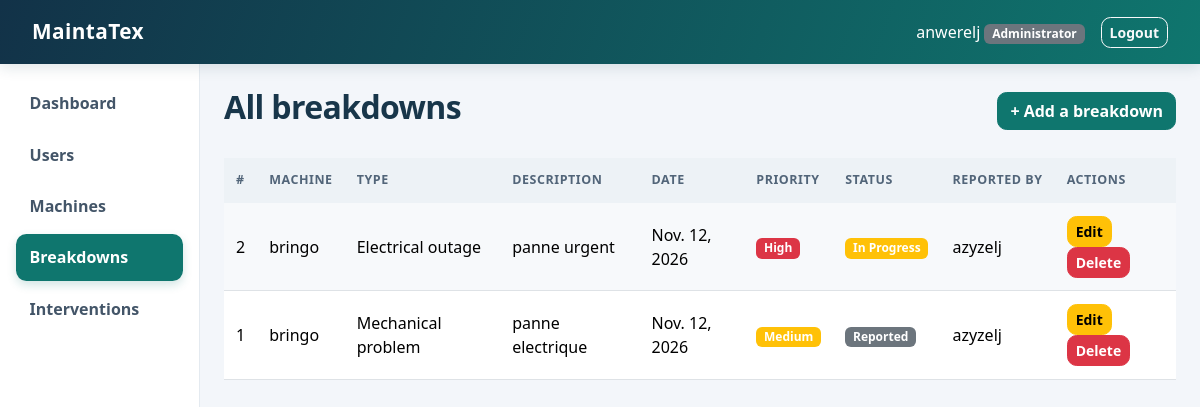
The page /breakdowns/ (signed in) on the database its author committed.
### core/models.py (models this page shows, shortened)
class Breakdown(models.Model):
    CATEGORY_CHOICES = [
        ('electrical', 'Electrical outage'),
        ('mechanical', 'Mechanical problem'),
        ('other', 'Other'),
    ]
    PRIORITY_CHOICES = [
        ('low', 'Low'),
        ('medium', 'Medium'),
        ('high', 'High'),
    ]
    STATUS_CHOICES = [
        ('reported', 'Reported'),
        ('in_progress', 'In Progress'),
        ('resolved', 'Resolved'),
    ]
    machine = models.ForeignKey(Machine, on_delete=models.CASCADE, related_name='breakdowns')
    category = models.CharField(
        'Breakdown type', max_length=20, choices=CATEGORY_CHOICES, default='other')
    description = models.TextField()
    breakdown_date = models.DateField('Breakdown date', default=date.today)
    priority = models.CharField(max_length=10, choices=PRIORITY_CHOICES, default='medium')
    status = models.CharField(max_length=20, choices=STATUS_CHOICES, default='reported')
    reported_by = models.ForeignKey(User, on_delete=models.SET_NULL, null=True,
                                    related_name='reported_breakdowns')
    class Meta:
        ordering = ['-breakdown_date', '-id']
    @property
    def priority_badge(self):
        colors = {'low': 'success', 'medium': 'warning', 'high': 'danger'}
        return colors[self.priority]
    @property
    def badge_class(self):
        colors = {'reported': 'secondary', 'in_progress': 'warning', 'resolved': 'success'}
        return colors[self.status]

class Machine(models.Model):
    STATUS_CHOICES = [
        ('operational', 'Operational'),
        ('broken', 'Broken'),
        ('under_maintenance', 'Under Maintenance'),
    ]
    name = models.CharField(max_length=100)
    code = models.CharField('Machine code', max_length=30, unique=True)
    machine_type = models.CharField('Machine type', max_length=100)
    location = models.CharField(max_length=100)
    status = models.CharField(max_length=20, choices=STATUS_CHOICES, default='operational')
    class Meta:
        ordering = ['name']

### core/views.py (the view)
# urls.py: path('breakdowns/', views.breakdown_list, name='breakdown_list'),
@role_required('administrator', 'production_manager', 'maintenance_manager')
def breakdown_list(request):
    role = get_user_role(request.user)
    breakdowns = Breakdown.objects.select_related('machine', 'reported_by')
    if role == 'production_manager':
        breakdowns = breakdowns.filter(reported_by=request.user)
    return render(request, f'{role}/breakdown_list.html', {'breakdowns': breakdowns})

### core/models.py (called while the page is built)
def get_user_role(user):
    if not user.is_authenticated:
        return None
    if user.is_superuser:
        return 'administrator'
    profile = getattr(user, 'profile', None)
    if profile is None:
        return None
    return profile.role

### core/views.py (called while the page is built)
def role_required(*allowed_roles):
    def decorator(view_function):
        @login_required
        @wraps(view_function)
        def wrapper(request, *args, **kwargs):
            if get_user_role(request.user) in allowed_roles:
                return view_function(request, *args, **kwargs)
            messages.error(request, 'You are not allowed to access this page.')
            return redirect('dashboard')
        return wrapper
    return decorator

### core/templates/administrator/breakdown_list.html (shortened to what this page needs)
{% extends 'common/base.html' %}
{% block content %}
<div class="d-flex justify-content-between align-items-center mb-4">
  <h2>All breakdowns</h2>
  <a href="{% url 'breakdown_add' %}" class="btn btn-primary">+ Add a breakdown</a>
</div>
<table class="table table-striped">
  <thead><tr><th>#</th><th>Machine</th><th>Type</th><th>Description</th><th>Date</th><th>Priority</th><th>Status</th><th>Reported by</th><th>Actions</th></tr></thead>
  <tbody>
    {% for breakdown in breakdowns %}
    <tr>
      <td>{{ breakdown.id }}</td>
      <td>{{ breakdown.machine.name }}</td>
      <td>{{ breakdown.get_category_display }}</td>
      <td>{{ breakdown.description|truncatechars:50 }}</td>
      <td>{{ breakdown.breakdown_date }}</td>
      <td><span class="badge bg-{{ breakdown.priority_badge }}">{{ breakdown.get_priority_display }}</span></td>
      <td><span class="badge bg-{{ breakdown.badge_class }}">{{ breakdown.get_status_display }}</span></td>
      <td>{{ breakdown.reported_by.username|default:"-" }}</td>
      <td>
        <a href="{% url 'breakdown_edit' breakdown.pk %}" class="btn btn-sm btn-warning">Edit</a>
        <a href="{% url 'breakdown_delete' breakdown.pk %}" class="btn btn-sm btn-danger">Delete</a>
      </td>
    </tr>
    {% empty %}
    <tr><td colspan="9" class="text-center">No breakdown yet.</td></tr>
    {% endfor %}
  </tbody>
</table>
{% endblock %}

### core/templates/common/base.html (shortened to what this page needs)
{% load static %}
<!DOCTYPE html>
<html lang="en">
<head>
  <link href="https://cdn.jsdelivr.net/npm/bootstrap@5.3.3/dist/css/bootstrap.min.css" rel="stylesheet">
  <link href="{% static 'core/css/app.css' %}?v=3" rel="stylesheet">
</head>
<body>
  <nav class="navbar navbar-dark bg-dark">
    <div class="container-fluid">
      <a class="navbar-brand" href="{% if user.is_authenticated %}{% url 'dashboard' %}{% else %}{% url 'login' %}{% endif %}">MaintaTex</a>
      {% if user.is_authenticated %}
      <div class="d-flex align-items-center">
        <span class="navbar-text text-white me-3">
          {{ user.get_full_name|default:user.username }}
          <span class="badge bg-secondary">{% if user.is_superuser %}Administrator{% else %}{{ user.profile.get_role_display }}{% endif %}</span>
        </span>
        <form method="post" action="{% url 'logout' %}">
          <button type="submit" class="btn btn-outline-light btn-sm">Logout</button>
        </form>
      </div>
      {% endif %}
    </div>
  </nav>
  <div class="container-fluid">
    <div class="row">
      {% if user.is_authenticated and user.is_superuser or user.is_authenticated and user.profile.role %}
      {% with current=request.resolver_match.url_name %}
      <div class="col-md-2 sidebar p-3">
        <ul class="nav flex-column">
          <li class="nav-item"><a class="nav-link {% if current == 'dashboard' %}active{% endif %}" href="{% url 'dashboard' %}">Dashboard</a></li>
          {% if user.is_superuser %}
          <li class="nav-item"><a class="nav-link {% if current == 'user_list' %}active{% endif %}" href="{% url 'user_list' %}">Users</a></li>
          <li class="nav-item"><a class="nav-link {% if current == 'machine_list' %}active{% endif %}" href="{% url 'machine_list' %}">Machines</a></li>
          <li class="nav-item"><a class="nav-link {% if current == 'breakdown_list' %}active{% endif %}" href="{% url 'breakdown_list' %}">Breakdowns</a></li>
          <li class="nav-item"><a class="nav-link {% if current == 'intervention_list' %}active{% endif %}" href="{% url 'intervention_list' %}">Interventions</a></li>
          {% elif user.profile.role == 'technician' %}
          <li class="nav-item"><a class="nav-link {% if current == 'intervention_list' %}active{% endif %}" href="{% url 'intervention_list' %}">My interventions</a></li>
          {% endif %}
        </ul>
      </div>
      {% endwith %}
      <main class="col-md-10 p-4">
      {% else %}
      <main class="col-12 p-4">
      {% endif %}
        {% block content %}{% endblock %}
      </main>
    </div>
  </div>
</body>
</html>

### core/static/core/css/app.css (style rules this page uses)
:root { --brand: #0f766e; --brand-dark: #115e59; --ink: #172b3a; --line: #e4eaf0; --page: #f3f6fa; }
body { background: var(--page); color: var(--ink); }
.navbar { min-height: 64px; padding: .65rem 1.25rem; background: linear-gradient(110deg, #123248, #0f766e); box-shadow: 0 3px 14px #18394a24; }
.navbar-brand { font-size: 1.3rem; font-weight: 750; letter-spacing: .02em; }
.sidebar { min-height: calc(100vh - 64px); background: #fff; border-right: 1px solid var(--line); }
.sidebar .nav-link { margin-bottom: 5px; padding: .7rem .85rem; border-radius: .65rem; color: #435568; font-weight: 550; transition: background-color .15s ease, color .15s ease, transform .15s ease; }
.sidebar .nav-link.active { background: var(--brand); color: #fff; box-shadow: 0 4px 10px #0f766e30; }
main { min-width: 0; }
h2, h3, h4 { color: #18364a; font-weight: 700; letter-spacing: -.02em; }
.btn { border-radius: .6rem; font-weight: 600; transition: transform .15s ease, box-shadow .15s ease; }
.btn-primary { background: var(--brand); border-color: var(--brand); }
.table { --bs-table-striped-bg: #f7f9fb; vertical-align: middle; }
.table thead th { color: #526579; background: #edf2f6; border-bottom: 0; font-size: .78rem; text-transform: uppercase; letter-spacing: .045em; white-space: nowrap; }
.table > :not(caption) > * > * { padding: .8rem .75rem; }

### rows shown on the page
Breakdown: id "2", machine.name "bringo", category "Electrical outage", description "panne urgent", breakdown_date "Nov. 12, 2026", priority "High", status "In Progress", reported_by.username "azyzelj"
Breakdown: id "1", machine.name "bringo", category "Mechanical problem", description "panne electrique", breakdown_date "Nov. 12, 2026", priority "Medium", status "Reported", reported_by.username "azyzelj"

### other values the page prints
{{ user.get_full_name|default:user.username }} "anwerelj"
